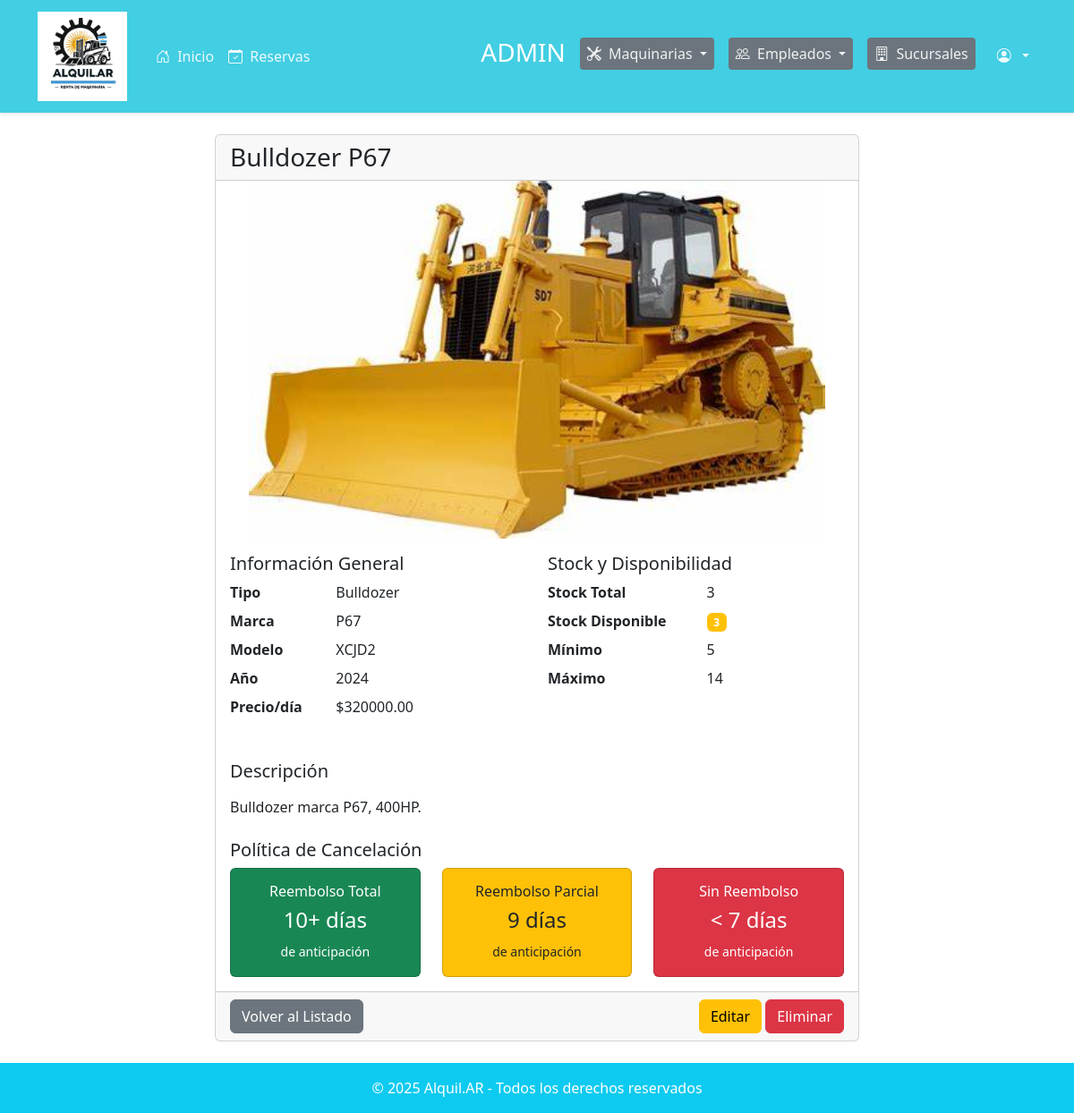
Page /maquinarias/detalle/10/ (signed in) on the earlier database version.
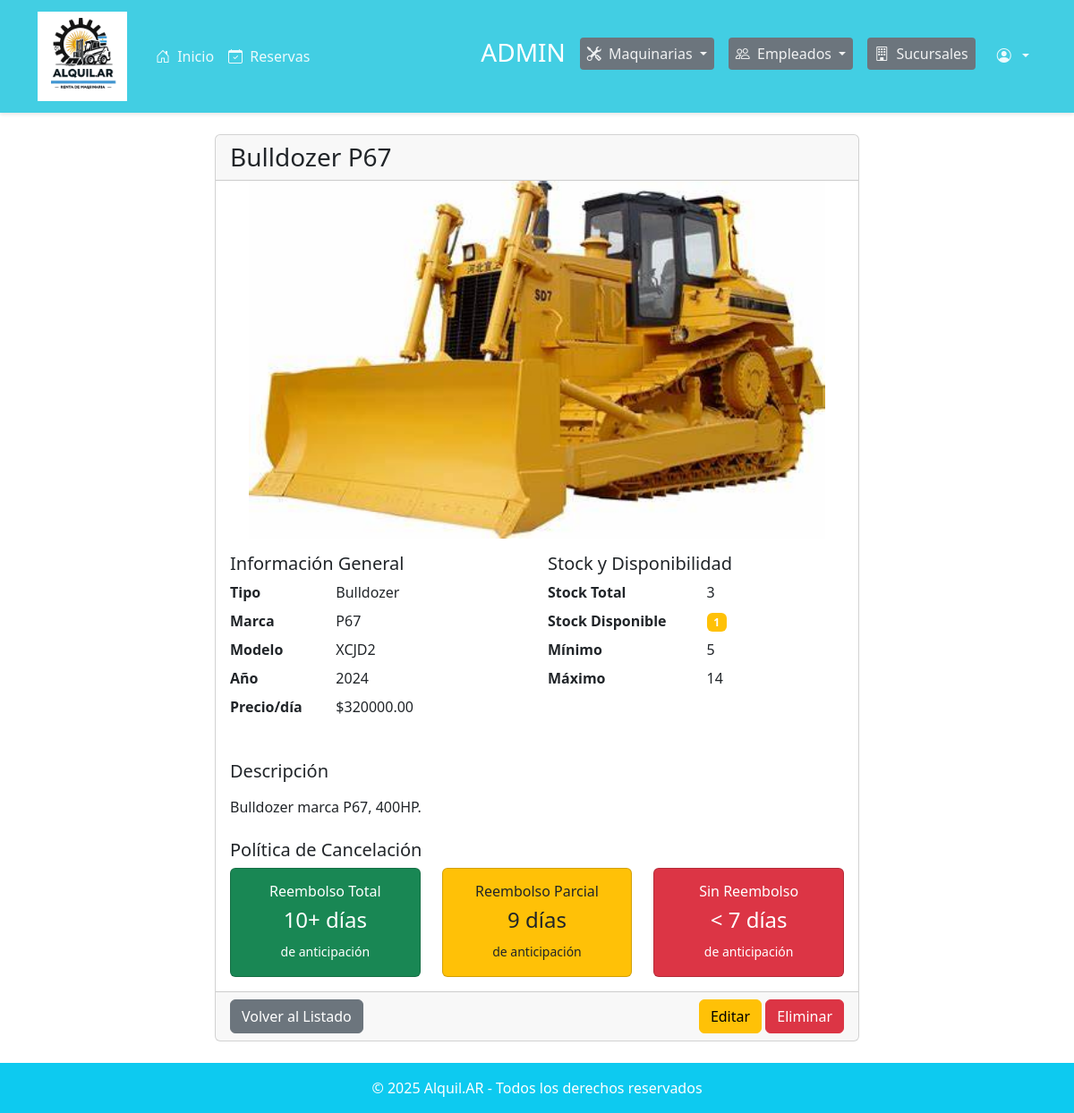
Same page on the later database version.
### maquinarias/models.py (models this page shows, shortened)
class Maquinaria(models.Model):
    nombre = models.CharField(max_length=100)
    tipo = models.ForeignKey(TipoMaquinaria, on_delete=models.PROTECT, related_name='maquinarias')
    marca = models.CharField(max_length=50)
    modelo = models.CharField(max_length=50)
    anio = models.SmallIntegerField()
    descripcion = models.TextField()
    imagen = models.ImageField(upload_to='maquinarias/images', null=True, blank=True)
    precio_por_dia = models.FloatField()
    stock_total = models.PositiveIntegerField(default=0)
    stock_disponible = models.PositiveIntegerField(default=0)
    minimo = models.SmallIntegerField()
    maximo = models.SmallIntegerField()
    cantDias_total = models.SmallIntegerField()
    cantDias_parcial = models.SmallIntegerField()
    cantDias_nulo = models.SmallIntegerField()
    sucursales = models.ManyToManyField(Sucursal, through='MaquinariaStock', related_name='maquinarias')

class TipoMaquinaria(models.Model):
    nombre = models.CharField(max_length=50, unique=True)
    descripcion = models.TextField(blank=True, null=True)
    def __str__(self):
        return self.nombre
    class Meta:
        verbose_name = "Tipo de Maquinaria"
        verbose_name_plural = "Tipos de Maquinaria"

### maquinarias/views.py (the view, shortened to what this page needs)
# urls.py: path('detalle/<int:pk>/', views.maquinaria_detail, name='maquinaria_detail'),
@login_required
def maquinaria_detail(request, pk):
    maquinaria = get_object_or_404(Maquinaria, pk=pk)
    context = {
        'maquinaria': maquinaria,
    }
    return render(request, 'maquinarias/maquinaria_detail.html', context)

### maquinarias/templates/maquinarias/maquinaria_detail.html (shortened to what the changed rows need)
{% extends 'base.html' %} {% block content %}
<div class="container mt-4">
  <div class="row">
    <div class="col-md-8 offset-md-2">
      <div class="card">
        <div class="card-header">
          <h3 class="mb-0">{{ maquinaria.nombre }}</h3>
        </div>
        {% if maquinaria.imagen %}
        <img
          src="{{ maquinaria.imagen.url }}"
          class="card-img-top"
          alt="{{ maquinaria.nombre }}"
          style="max-height: 400px; object-fit: contain"
        />
        {% else %}
        <div class="card-img-top bg-light text-center py-5">
          <i class="fas fa-tools fa-5x text-muted"></i>
        </div>
        {% endif %}
        <div class="card-body">
          <div class="row">
            <div class="col-md-6">
              <dl class="row">
                <dt class="col-sm-4">Tipo</dt>
                <dd class="col-sm-8">{{ maquinaria.tipo }}</dd>
                <dt class="col-sm-4">Marca</dt>
                <dd class="col-sm-8">{{ maquinaria.marca }}</dd>
                <dt class="col-sm-4">Modelo</dt>
                <dd class="col-sm-8">{{ maquinaria.modelo }}</dd>
                <dt class="col-sm-4">Año</dt>
                <dd class="col-sm-8">{{ maquinaria.anio }}</dd>
                <dt class="col-sm-4">Precio/día</dt>
                <dd class="col-sm-8">
                  ${{ maquinaria.precio_por_dia|floatformat:2 }}
                </dd>
              </dl>
            </div>
            {% if user.tipo == 'EMPLEADO' %}
            <div class="col-md-6">
              <h5>Stock en tu Sucursal</h5>
              <dl class="row">
                {% if stock_sucursal %}
                <dt class="col-sm-6">Stock Total</dt>
                <dd class="col-sm-6">{{ stock_sucursal.stock }}</dd>
                {% else %}
                <dt class="col-sm-12">No hay stock asignado a tu sucursal</dt>
                {% endif %}
              </dl>
            </div>
            {% elif user.tipo == 'ADMIN' %}
            <div class="col-md-6">
              <h5>Stock y Disponibilidad</h5>
              <dl class="row">
                <dt class="col-sm-6">Stock Total</dt>
                <dd class="col-sm-6">{{ maquinaria.stock_total }}</dd>
                <dt class="col-sm-6">Stock Disponible</dt>
                <dd class="col-sm-6">
                  <span class="badge {% if maquinaria.stock_disponible > maquinaria.minimo %}bg-success{% elif maquinaria.stock_disponible > 0 %}bg-warning{% else %}bg-danger{% endif %}">
                    {{ maquinaria.stock_disponible }}
                  </span>
                </dd>
                <dt class="col-sm-6">Mínimo</dt>
                <dd class="col-sm-6">{{ maquinaria.minimo }}</dd>
                <dt class="col-sm-6">Máximo</dt>
                <dd class="col-sm-6">{{ maquinaria.maximo }}</dd>
              </dl>
            </div>
            {% endif %}
          </div>
          <div class="mt-4">
            <p>{{ maquinaria.descripcion|linebreaks }}</p>
          </div>
          <div class="mt-4">
            <div class="row">
              <div class="col-md-4">
                <div class="card bg-success text-white">
                  <div class="card-body text-center">
                    <h6>Reembolso Total</h6>
                    <h4>{{ maquinaria.cantDias_total }}+ días</h4>
                    <small>de anticipación</small>
                  </div>
                </div>
              </div>
              <div class="col-md-4">
                <div class="card bg-warning text-dark">
                  <div class="card-body text-center">
                    <h6>Reembolso Parcial</h6>
                    <h4>{{ maquinaria.cantDias_parcial }} días</h4>
                    <small>de anticipación</small>
                  </div>
                </div>
              </div>
              <div class="col-md-4">
                <div class="card bg-danger text-white">
                  <div class="card-body text-center">
                    <h6>Sin Reembolso</h6>
                    <h4>< {{ maquinaria.cantDias_nulo }} días</h4>
                    <small>de anticipación</small>
                  </div>
                </div>
              </div>
            </div>
          </div>
        </div>
        <div class="card-footer">
          <div class="d-flex justify-content-between">
          </div>
        </div>
      </div>
    </div>
  </div>
</div>
{% endblock %}

Differences in the rows shown:
changed Maquinaria "Bulldozer P67": stock_disponible "3" → "1"
